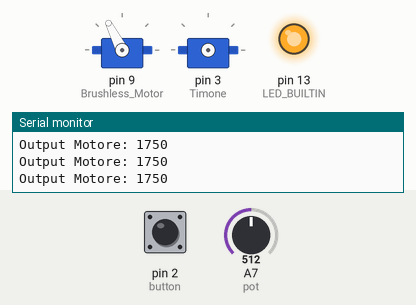
A sketch run on a simulated Arduino Nano, built with avr-gcc and run on an emulated ATmega328P. On the bench: 2 × servo, output pins drawn as LEDs (lit = HIGH), the last lines printed to the serial monitor. Inputs (shaded band) come from the test bench; at power-on: pin 2 (button) HIGH, A7 (pot) = 512.

Above: at 3.4 s.
3.5 s: pin 2 (button) pulled LOW for 1 s
At 4.5 s:
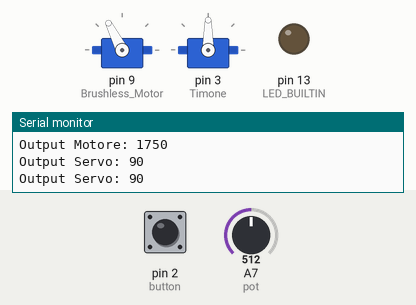
6.2 s: A7 (pot) set to 716
At 7.4 s:
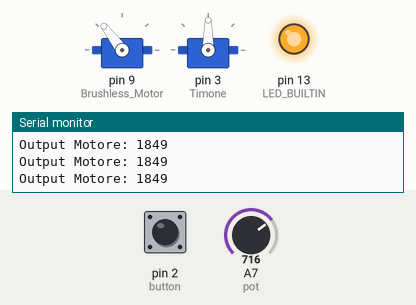
7.7 s: pin 2 (button) pulled LOW for 0.15 s
At 8.4 s:
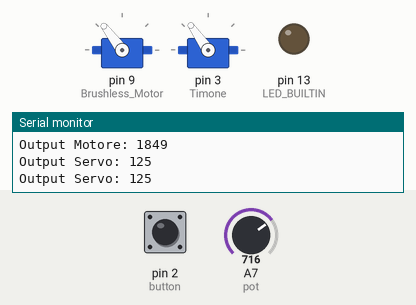
9.3 s: A7 (pot) set to 900
At 9.7 s:
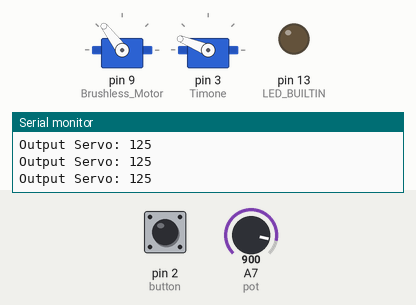
10.8 s: pin 2 (button) pulled LOW for 0.15 s
At 12.4 s:
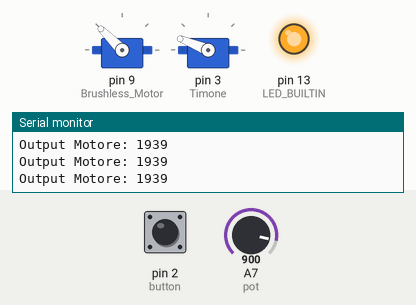
12.7 s: A7 (pot) set to 1023
At 13.5 s:
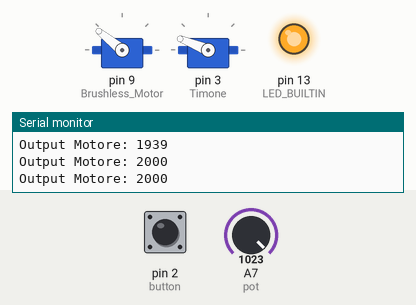
Timing chart, 0 to 15.2 s (numbered marks = the images above; inputs shaded):
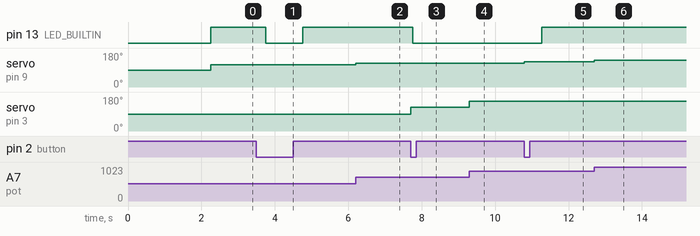

Measured:
- after the input at 3.5 s, pin 13 (LED_BUILTIN): HIGH → LOW after 0.25 s, → HIGH 1.0 s later
- after the input at 6.2 s, servo on pin 9 (Brushless_Motor): 117° → 127° at once
- after the input at 7.7 s, pin 13 (LED_BUILTIN): HIGH → LOW after 0.06 s; servo on pin 3 (Timone): 90° → 125° at once
- after the input at 9.3 s, servo on pin 3 (Timone): 125° → 158° at once
- after the input at 10.8 s, pin 13 (LED_BUILTIN): LOW → HIGH after 0.47 s; servo on pin 9 (Brushless_Motor): 127° → 135° at once
- after the input at 12.7 s, servo on pin 9 (Brushless_Motor): 135° → 141° at once

The sketch:

Motors_Calibration.ino
```cpp
#include <Servo.h>


Servo Timone;
#define pin_servo 3

Servo Brushless_Motor;
#define pin_motore 9

#define button 2
bool debug = 0;
unsigned long debounce_pulsante = 0;

#define pot A7
int val_pot = 0;

unsigned long delay_letture = 0;
#define periodo_letture 500

//Val Min/Max Brushless Motor: 1590
//Val Min/Max/Mid Servo:   60 dx, 90 mid, 100 sx


void setup() {
  Serial.begin(115200);
  delay(250);

  pinMode(pot, INPUT);

  Brushless_Motor.attach(9);

  pinMode(button, INPUT_PULLUP);
  pinMode(LED_BUILTIN, OUTPUT);
  digitalWrite(LED_BUILTIN, LOW);

  delay_letture = millis();
  debounce_pulsante = millis();

  Serial.println("Sketch Calibrazione Brushless/Servo Pronto");
  delay(2000);
}

void loop() {
  val_pot = analogRead(pot);
  if(debug) Timone.write(map(val_pot, 0, 1023, 0, 180));
  else  Brushless_Motor.writeMicroseconds(map(val_pot, 0, 1023, 1500, 2000));

  if(!digitalRead(button) && ((millis() - debounce_pulsante) > 300)){
    debug = !debug;
    if(debug){
      Brushless_Motor.detach();
      Timone.attach(3);
    }
    else{
      Brushless_Motor.attach(9);
      Timone.detach();
    }
    debounce_pulsante = millis();
  }

  if((millis() - delay_letture) > periodo_letture){
    if(debug){
      digitalWrite(LED_BUILTIN, LOW);
      Serial.print("Output Servo: ");
      Serial.println(map(val_pot, 0, 1023, 0, 180));
    }
    else{
      digitalWrite(LED_BUILTIN, HIGH);
      Serial.print("Output Motore: ");
      Serial.println(map(val_pot, 0, 1023, 1500, 2000));
    }
    delay_letture = millis();
  }
}
```
